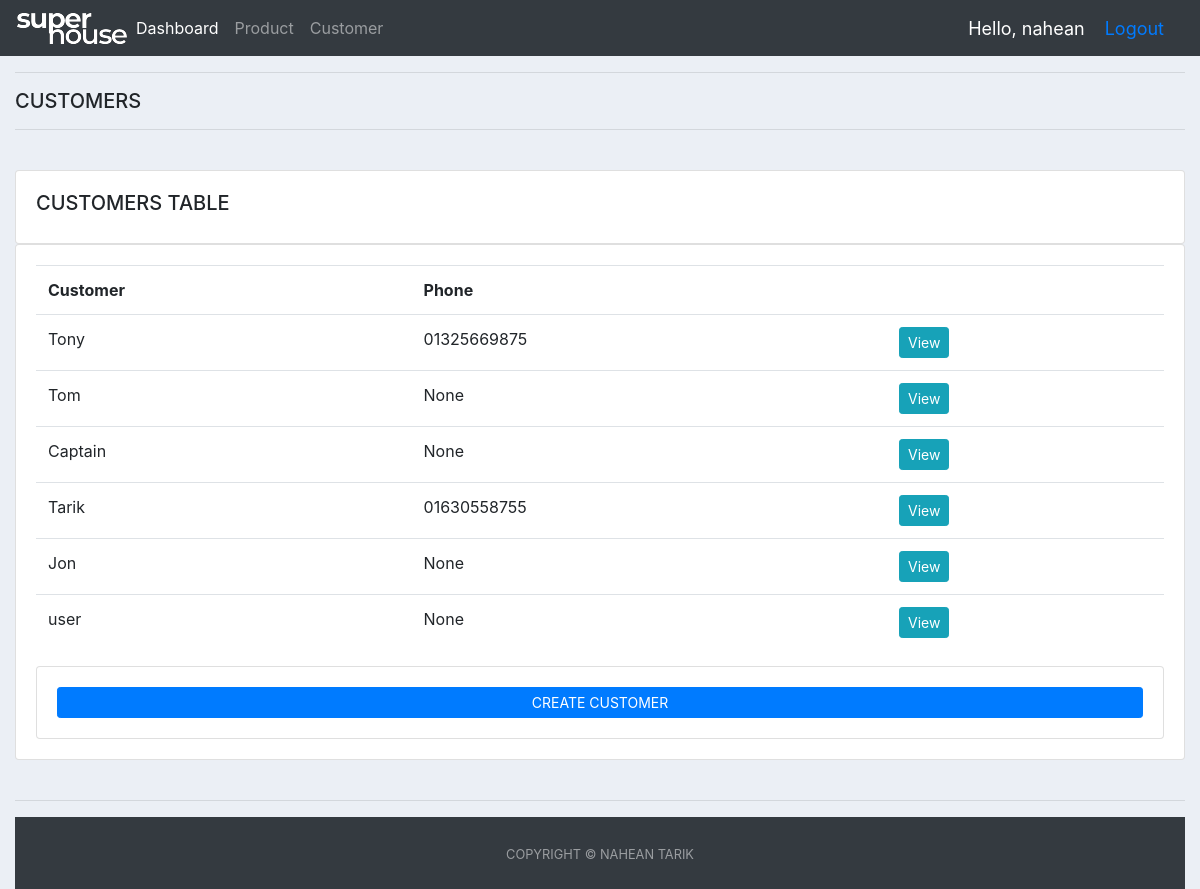
Page /customer_page/ (signed in) on the committed database.
### accounts/models.py (models this page shows, shortened)
class Customer(models.Model):
    user = models.OneToOneField(
        User, null=True, blank=True, on_delete=models.CASCADE)
    name = models.CharField(max_length=200, null=True)
    phone = models.CharField(max_length=200, null=True)
    email = models.CharField(max_length=200, null=True)
    profile_pic = models.ImageField(
        default="profile1.png", null=True, blank=True)
    date_created = models.DateTimeField(auto_now_add=True, null=True)

### accounts/decorators.py (the view)
        def wrapper_func(request, *args, **kwargs):
            group = None
            if request.user.groups.exists():
                group = request.user.groups.all()[0].name
            if group in allowed_roles:
                return view_func(request, *args, **kwargs)
            else:
                return HttpResponse('You are not authorized to view this page')

### accounts/views.py (called while the page is built)
@login_required(login_url='login')
@allowed_users(allowed_roles=['admin'])
def customerPage(request):
    customers = Customer.objects.all()
    context = {'customers': customers}
    return render(request, 'accounts/customer_page.html', context)

### accounts/templates/accounts/customer_page.html
{% extends 'accounts/main.html' %} {% block content %}
<div class="row">
  <div class="col-md">
    <h5>CUSTOMERS</h5>
    <hr />
    <class class="container-fluid">
      <br />
      <class class="row">
        <div class="col-md">
          <div class="card card-body">
            <h5>CUSTOMERS TABLE</h5>
          </div>
          <div class="card card-body">
            <table class="table">
              <tr>
                <th>Customer</th>
                <th>Phone</th>
                <th></th>
              </tr>
              {% for i in customers %}
              <tr>
                <td>{{i.name}}</td>
                <td>{{i.phone}}</td>
                <td>
                  <a
                    class="btn btn-sm btn-info"
                    href="{% url 'customer' i.id %}"
                    >View</a
                  >
                </td>
              </tr>
              {% endfor %}
            </table>
            <div class="card card-body">
              <a
                class="prevent-submit btn btn-primary btn-sm btn-block"
                href="#"
                >CREATE CUSTOMER</a
              >
            </div>
          </div>
        </div>
      </class>
    </class>
  </div>
</div>
{% endblock %}

### accounts/templates/accounts/navbar.html (shortened to what this page needs)
{% load static %}
<nav class="navbar navbar-expand-lg navbar-dark bg-dark">
  <img src="{% static 'images/logo.png' %}">
    <div class="collapse navbar-collapse" id="navbarNav">
      <ul class="navbar-nav">
        {% if request.user.is_staff %}
        <li class="nav-item active">
          <a class="nav-link" href="{% url 'home' %}">Dashboard <span class="sr-only">(current)</span></a>
        </li>
        <li class="nav-item">
          <a class="nav-link" href="{% url 'product' %}">Product</a>
        </li>
      <li class="nav-item">
        <a class="nav-link" href="{% url 'customer_page' %}">Customer</a>
      </li>
      {% else %}
      <li class="nav-item">
        <a class="nav-link" href="{% url 'accountSet' %}">Profile</a>
      </li>
      {% endif %}
     </ul>
    </div>
    <span class="hello-msg">Hello, {{request.user}}</span>
    <span class="hello-msg"><a href="{% url 'logout' %}">Logout</a></span>
  </nav>

### static/css/main.css (style rules this page uses)
body { background-color: #ebeff5; }

### accounts/templates/accounts/navbar.html (style rules this page uses)
.hello-msg { font-size: 18px; color: white; margin-right: 20px; }

### rows in the picture
Customer: name "Tony", phone "01325669875"
Customer: name "Tom", phone "None"
Customer: name "Captain", phone "None"
Customer: name "Tarik", phone "01630558755"
Customer: name "Jon", phone "None"
Customer: name "user", phone "None"

### other values in the picture
{{ request.user }} "nahean"
